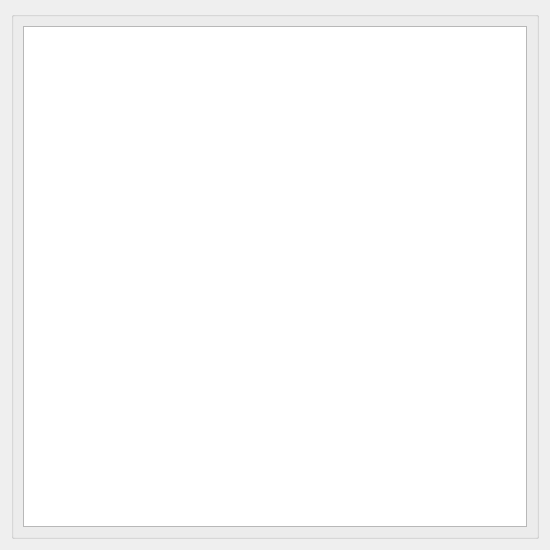
<?xml version="1.0" encoding="UTF-8"?>
<ui version="4.0">
 <class>Redactor</class>
 <widget class="QDialog" name="Redactor">
  <property name="geometry">
   <rect>
    <x>0</x>
    <y>0</y>
    <width>550</width>
    <height>550</height>
   </rect>
  </property>
  <property name="minimumSize">
   <size>
    <width>550</width>
    <height>550</height>
   </size>
  </property>
  <property name="maximumSize">
   <size>
    <width>1250</width>
    <height>1250</height>
   </size>
  </property>
  <property name="windowTitle">
   <string>Dialog</string>
  </property>
  <layout class="QHBoxLayout" name="horizontalLayout_2">
   <item>
    <widget class="QGroupBox" name="groupBox">
     <property name="minimumSize">
      <size>
       <width>500</width>
       <height>500</height>
      </size>
     </property>
     <property name="maximumSize">
      <size>
       <width>1200</width>
       <height>1200</height>
      </size>
     </property>
     <property name="title">
      <string/>
     </property>
     <layout class="QHBoxLayout" name="horizontalLayout">
      <item>
       <widget class="QTextBrowser" name="textBrowser"/>
      </item>
     </layout>
    </widget>
   </item>
  </layout>
 </widget>
 <resources/>
 <connections/>
</ui>
